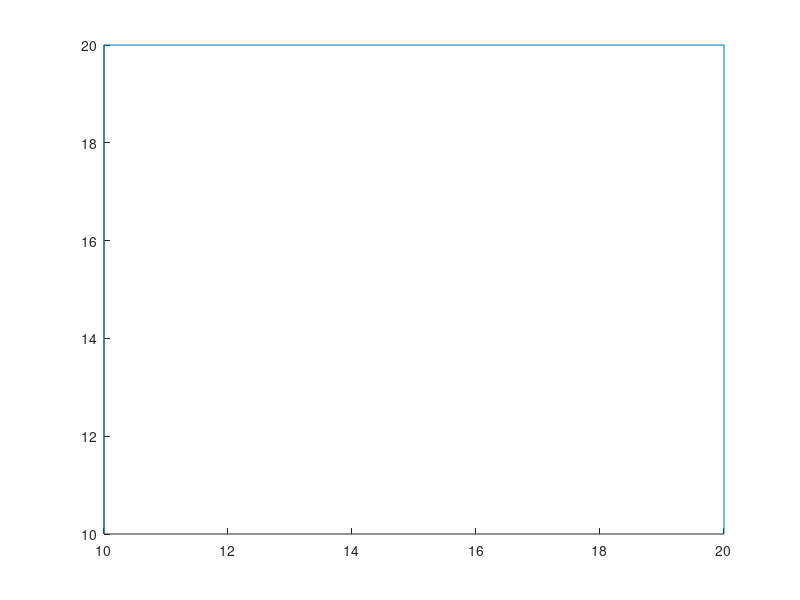

Write the MATLAB code that produced this figure. (Note: this script raises an error after producing the figure.)
clc;
clear all;
close all;



size = 50;

vertex = [10 10; 10 20; 20 20; 20 10];
figure
hold on
plot(vertex(:,1),vertex(:,2));
polyg = polyshape(vertex);
val_in(polyg,15,15);
g = @(x,y) isinterior(polyg,x,y);
f = @(x,y) 1.*(x>=20);
h = @(x,y) 1.*(g(x,y))+0*x+0*y;
k = @(x,y) 1.*(x>=0);
l = @(x,y) val_in(polyg,x,y); 
w = @(x,y) func_cond(x,y);

polyarea(vertex(:,1),vertex(:,2))
integral2(w,0,50,0,50)
intpoly2(vertex,@(x,y) 1,size)

x_m = intpoly2(vertex,@(x,y) x,size)/intpoly2(vertex,@(x,y) 1,size);
y_m = intpoly2(vertex,@(x,y) y,size)/intpoly2(vertex,@(x,y) 1,size);

plot(x_m,y_m,'.')

%%tr =triangulation(polyg)


